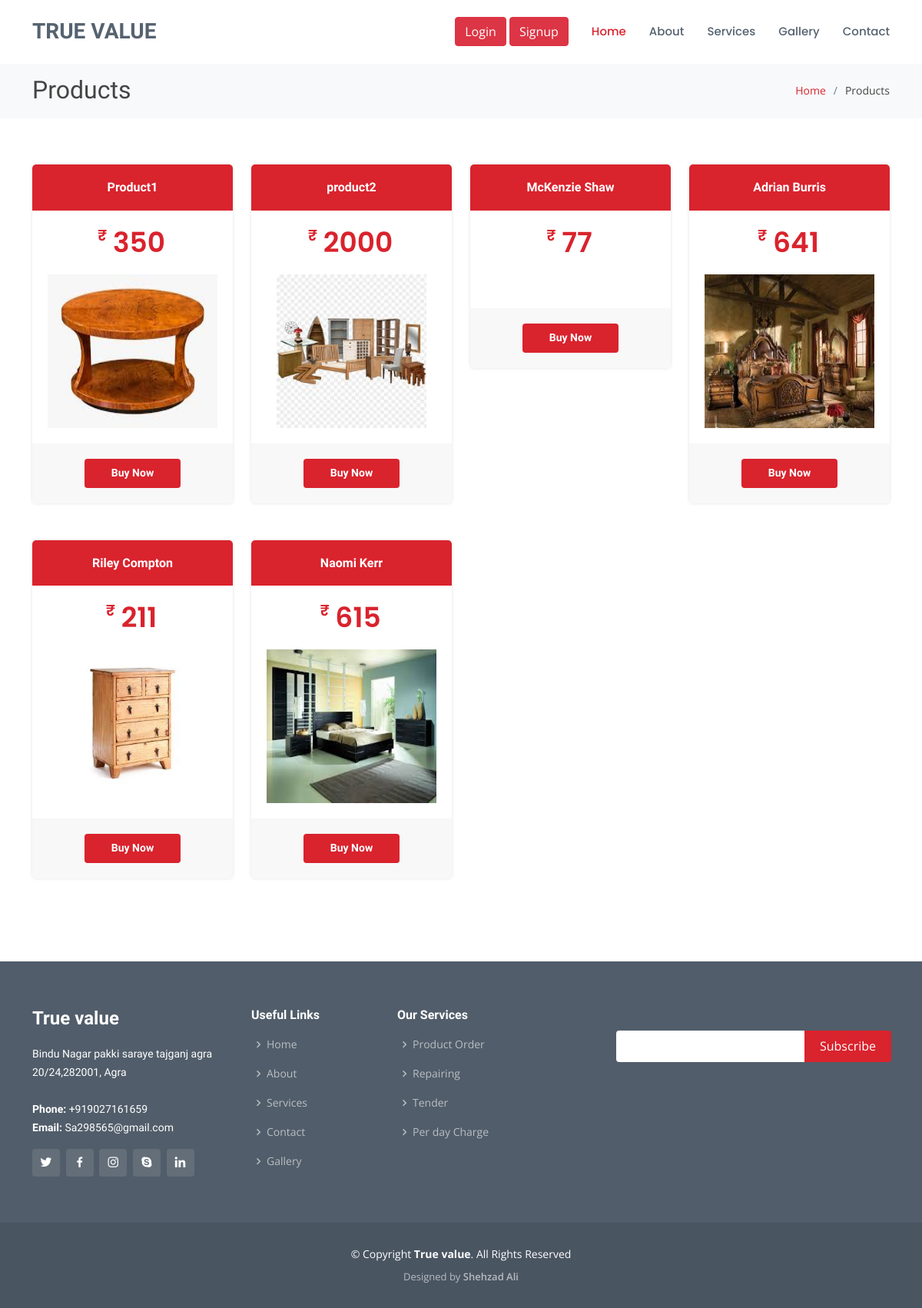
Screenshot of /view_products.php with the database file from the repository.
### tables this page shows
CREATE TABLE `products` (
  `id` int(10) NOT NULL,
  `P_name` varchar(50) NOT NULL,
  `P_price` int(5) NOT NULL,
  `P_image` mediumtext NOT NULL
);

### view_products.php (the view, shortened to what this page needs)
<?php
 include 'header.php'
?>
  <main id="main">
    <section id="breadcrumbs" class="breadcrumbs">
      <div class="container">
        <div class="d-flex justify-content-between align-items-center">
          <h2>Products</h2>
          <ol>
            <li><a href="home.php">Home</a></li>
            <li>Products</li>
          </ol>
        </div>
      </div>
    </section>
    <section id="pricing" class="pricing">
		<div class="container">
			<div class="row">
			<?php
			$Select_sql_products ="SELECT * FROM products";
                    $products = $con->query($Select_sql_products);
                        if ($Select_sql_products) {
                        while ($row = $products->fetch_assoc()) {
							$p_img = $row['P_image'];
                            $p_price = $row['P_price'];
                            $p_name = $row['P_name'];
			?>
				<div class="col-lg-3 mb-5">
					<form method="post" action="addcart.php">
					<div class="box featured">
					  <h3><?php echo $p_name ?></h3>
					  <h4><sup>₹ </sup><?php echo $p_price ?><span></span></h4>
					  <div class="pic"><img src="<?php echo "admin/".$p_img.""; ?>" class="img-fluid" alt="" style="height:200px;"></div>
					  <div class="btn-wrap">
						<a  class="btn-buy" href='addcart.php?<?php echo"res_id=$row[id]"; ?>'>Buy Now</a>
					  </div>
					</div>
					  </form>
				</div>
				<?php } }  ?>
			</div>
		</div>
	</section>
  </main>
  <?php  include 'footer.php' ?>

### header.php (shortened to what this page needs)
<!DOCTYPE html>
<?php
include 'connection.php';
	$id = $_SESSION["id"];
    $select_carts_sql = "SELECT * FROM cart where user_id = '$id'";
	$total_cart = mysqli_query($con,$select_carts_sql);
    if($total_cart){
        $row = mysqli_num_rows($total_cart);
        }
?>
<html lang="en">
<head>
  <link href="assets/vendor/animate.css/animate.min.css" rel="stylesheet">
  <link href="assets/vendor/bootstrap/css/bootstrap.min.css" rel="stylesheet">
  <link href="assets/vendor/bootstrap-icons/bootstrap-icons.css" rel="stylesheet">
  <link href="assets/vendor/boxicons/css/boxicons.min.css" rel="stylesheet">
  <link href="assets/vendor/glightbox/css/glightbox.min.css" rel="stylesheet">
  <link href="assets/vendor/remixicon/remixicon.css" rel="stylesheet">
  <link href="assets/vendor/swiper/swiper-bundle.min.css" rel="stylesheet">
  <link href="assets/css/style.css" rel="stylesheet">
</head>
<body>
  <header id="header" class="fixed-top d-flex align-items-center">
    <div class="container d-flex align-items-center">
      <h1 class="logo me-auto"><a href="home.php">True value</a></h1>
	  <div class="max-2">
	  <?php if(isset($_SESSION["name"])){ ?>
		<a class="btn btn-primary"> <?php  echo 'Welcome:-'.$_SESSION["name"];  ?></a>
		   <a href="view_cart.php" class="btn btn-danger fa-user">
           Shopping Cart &nbsp;[<?php
								 if($row>0)
								 {
									 echo $booked = $row;
								 }
								 else
								 {
									 echo "empty";
								 }
								 ?>]
        </a>
	  <a href="my_orders.php" class="btn btn-primary">My Order</a>
		<a href="logout.php" class="btn btn-danger">Logout </a>
		<?php } else{ ?>
		<button class="btn btn-danger" data-bs-toggle="modal" data-bs-target="#loginModal">Login</button>
		<button class="btn btn-danger" data-bs-toggle="modal" data-bs-target="#signupModal">Signup</button>
		<?php } ?>
		</div>
      <nav id="navbar" class="navbar">
        <ul>
          <li><a href="home.php" class="active">Home</a></li>
		   <li><a href="about.php">About</a></li>
         <li class="dropdown"><a href="services.php"><span>Services</span>
          <li><a href="portfolio.php">Gallery</a></li>
          <li><a href="contact.php">Contact</a></li>
        </ul>
      </nav>
    </div>
  </header>

### footer.php (shortened to what this page needs)
<footer id="footer">
  <div class="footer-top">
    <div class="container">
      <div class="row">
        <div class="col-lg-3 col-md-6">
          <div class="footer-info">
            <h3>True value</h3>
            <p>
              Bindu Nagar pakki saraye tajganj agra <br>
              20/24,282001, Agra<br><br>
              <strong>Phone:</strong> +919027161659<br>
              <strong>Email:</strong> Sa298565@gmail.com<br>
            </p>
            <div class="social-links mt-3">
              <a href="#" class="twitter"><i class="bx bxl-twitter"></i></a>
              <a href="#" class="facebook"><i class="bx bxl-facebook"></i></a>
              <a href="#" class="instagram"><i class="bx bxl-instagram"></i></a>
              <a href="#" class="google-plus"><i class="bx bxl-skype"></i></a>
              <a href="#" class="linkedin"><i class="bx bxl-linkedin"></i></a>
            </div>
          </div>
        </div>
        <div class="col-lg-2 col-md-6 footer-links">
          <h4>Useful Links</h4>
          <ul>
            <li><i class="bx bx-chevron-right"></i> <a href="#">Home</a></li>
            <li><i class="bx bx-chevron-right"></i> <a href="#">About</a></li>
            <li><i class="bx bx-chevron-right"></i> <a href="#">Services</a></li>
            <li><i class="bx bx-chevron-right"></i> <a href="#">Contact</a></li>
            <li><i class="bx bx-chevron-right"></i> <a href="#">Gallery</a></li>
          </ul>
        </div>
        <div class="col-lg-3 col-md-6 footer-links">
          <h4>Our Services</h4>
          <ul>
	  <li><i class="bx bx-chevron-right"></i> <a href="#">Product Order</a></li>
	  <li><i class="bx bx-chevron-right"></i> <a href="#">Repairing</a></li>
            <li><i class="bx bx-chevron-right"></i> <a href="#">Tender</a></li>
            <li><i class="bx bx-chevron-right"></i> <a href="#">Per day Charge</a></li>
          </ul>
        </div>
        <div class="col-lg-4 col-md-6 footer-newsletter">
          <form action="" method="post">
            <input type="email" name="email"><input type="submit" value="Subscribe">
          </form>
        </div>
      </div>
    </div>
  </div>
  <div class="container">
    <div class="copyright">
      &copy; Copyright <strong><span>True value</span></strong>. All Rights Reserved
    </div>
    <div class="credits">
      Designed by <a href="https://bootstrapmade.com/">Shehzad Ali</a>
    </div>
  </div>
</footer>

### rows the page displays
products: P_name "Product1", P_price "350", P_image (picture)
products: P_name "product2", P_price "2000", P_image (picture)
products: P_name "McKenzie Shaw", P_price "77"
products: P_name "Adrian Burris", P_price "641", P_image (picture)
products: P_name "Riley Compton", P_price "211", P_image (picture)
products: P_name "Naomi Kerr", P_price "615", P_image (picture)
